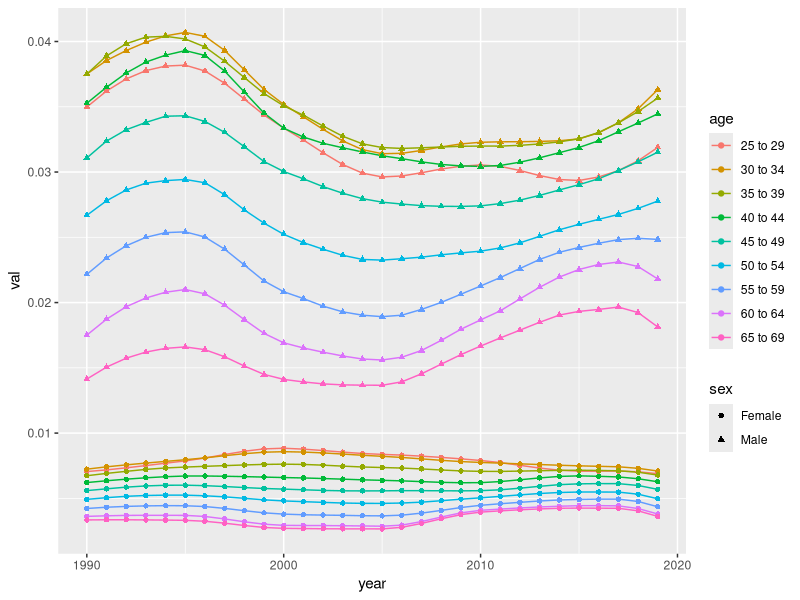

Generate this figure with R: (Note: this script raises an error after producing the figure.)
## ---- chunk 1
library(ggplot2)
library(tidyverse)
library(maps)
library(readr)
world <- map_data("world")
## ---- chunk 2
data <- read.csv("substance_use.csv")
head(data)
## ---- chunk 3
alcohol_death <- data[data$year == '2019' & data$cause == 'Alcohol use disorders' & data$sex == 'Male' & data$age == '40 to 44' & data$measure == 'Deaths', ]
head(alcohol_death)

highest_val <- alcohol_death[which.max(alcohol_death$val), ]
highest_region <- highest_val$location
print(highest_region)

## ---- chunk 4
Asia_Pacific <- data[data$location == 'East Asia & Pacific - WB' & data$cause == 'Alcohol use disorders' & data$measure == 'Prevalence', ]
## ---- chunk 5
time <- ggplot(Asia_Pacific, aes(x = year, y = val, color = age, shape = sex)) + 
  geom_line() +
  geom_point()
print(time)
## ---- chunk 6

Male <- Asia_Pacific[Asia_Pacific$sex == 'Male', ]
Female <- Asia_Pacific[Asia_Pacific$sex == 'Female', ]

shapiro.test(Male$val)
shapiro.test(Female$val)
wilcox.test(Male$val, Female$val, alternative = 'two.sided')
## ---- chunk 7
US <- data[data$location == 'North America' & data$cause == 'Opioid use disorders' & data$measure == 'Prevalence', ]

opioid1 <- ggplot(US[US$sex == 'Male', ], aes(x = year, y = val, color = age)) +
  geom_line() +
  geom_point() +
  ggtitle('Male')

opioid2 <- ggplot(US[US$sex == 'Female', ], aes(x = year, y = val, color = age)) +
  geom_line() +
  geom_point() +
  ggtitle('Female')

print(opioid1 + opioid2)




## ---- chunk 8


map_data <- select(data, location, measure, cause, year, val, age, sex) 

alcohol_2019 <- map_data[map_data$measure == 'Prevalence' & map_data$cause == 'Alcohol use disorders' & map_data$year == '2019', ]


ggplot() +
  geom_map(data = world, map = world,
           aes(x = long, y = lat, map_id = region),
           fill = 'lightgrey', color = "black") +
 
  theme_void()



## ---- chunk 9
South_Asia <- c('Afghanistan', 'Bangladesh', 'Bhutan', 'India', 'Maldives', 'Nepal', 'Pakistan', 'Sri Lanka')
North_America <- c('Bermuda', 'Canada', 'USA')

world <- world %>%
  mutate(location = ifelse(region %in% South_Asia, "South Asia - WB",
                     ifelse(region %in% North_America, "North America", "Other")))

merged_data <- merge(world, alcohol_2019, by = "location", all.x = TRUE)
mapdata <- select(merged_data, location, long, lat, measure, cause, year, sex, age, val)

target <- select(mapdata[mapdata$sex == 'Male' & mapdata$age == '30 to 34', ], location, long, lat, val)

ggplot() +
  geom_map(data = target, map = target,
           aes(x = long, y = lat, map_id = location),
           fill = "lightgray", color = "black") +
  geom_map(data = mapdata, map = mapdata,
           aes(fill = color, map_id = location),
           color = val) +
   scale_color_gradient(low = "lightblue", high = "darkblue") 
  theme_void()





## ---- chunk 10
library(ggplot2)

# 添加一个 id 列到 target 数据框中
target$id <- 1:nrow(target)

# 绘制世界地图
p <- ggplot() +
  geom_map(data = world, map = world,
           aes(x = long, y = lat, map_id = region),
           fill = "lightgrey", color = "black") +
  theme_void()

# 在指定区域根据 val 值填充颜色
p +
  geom_map(data = target, map = world,
           aes(fill = val, map_id = id),
           color = "black") +
  scale_fill_gradient(low = "lightblue", high = "darkblue")


## ---- chunk 11




